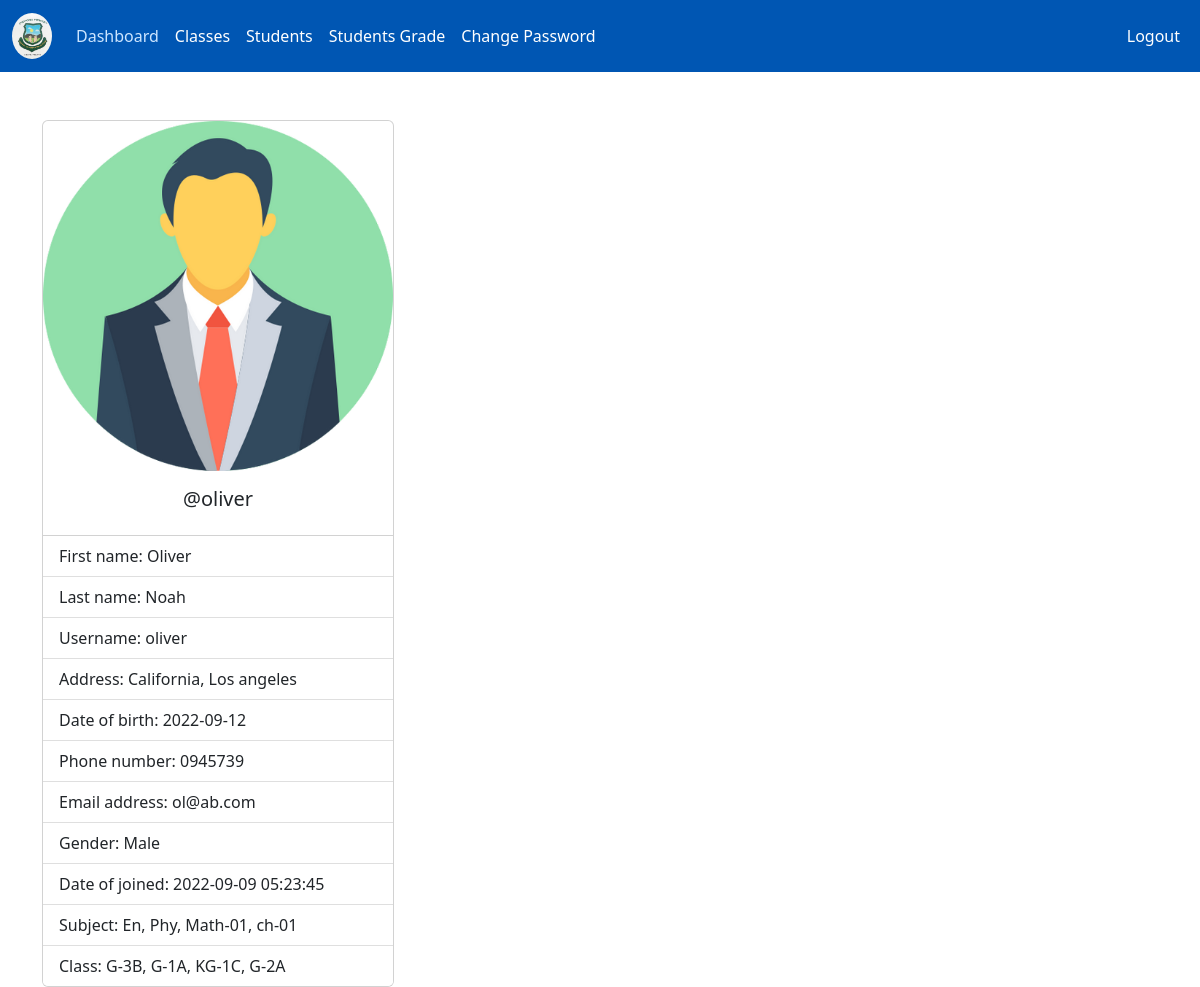
The app's page /Teacher/index.php with its own data.
### tables this page shows
CREATE TABLE `teachers` (
  `teacher_id` int(11) NOT NULL,
  `username` varchar(127) NOT NULL,
  `password` varchar(255) NOT NULL,
  `class` varchar(31) NOT NULL,
  `fname` varchar(127) NOT NULL,
  `lname` varchar(127) NOT NULL,
  `subjects` varchar(31) NOT NULL,
  `address` varchar(31) NOT NULL,
  `employee_number` int(11) NOT NULL,
  `date_of_birth` date DEFAULT NULL,
  `phone_number` varchar(31) NOT NULL,
  `qualification` varchar(127) NOT NULL,
  `gender` varchar(7) NOT NULL,
  `email_address` varchar(255) NOT NULL,
  `date_of_joined` datetime NOT NULL DEFAULT current_timestamp()
);

### Teacher/data/teacher.php (called while the page is built)
<?php
function getTeacherById($teacher_id, $conn){
   $sql = "SELECT * FROM teachers
           WHERE teacher_id=?";
   $stmt = $conn->prepare($sql);
   $stmt->execute([$teacher_id]);
   if ($stmt->rowCount() == 1) {
     $teacher = $stmt->fetch();
     return $teacher;
   }else {
    return 0;
   }
}

### Teacher/data/subject.php (called while the page is built, shortened)
<?php
function getSubjectById($subject_id, $conn){
   $sql = "SELECT * FROM subjects
           WHERE subject_id=?";
   $stmt = $conn->prepare($sql);
   $stmt->execute([$subject_id]);
   if ($stmt->rowCount() == 1) {
     $subject = $stmt->fetch();
     return $subject;
   }else {
   	return 0;
   }
}
 ?>

### Teacher/data/class.php (called while the page is built, shortened)
<?php
function getClassById($class_id, $conn){
   $sql = "SELECT * FROM class
           WHERE class_id=?";
   $stmt = $conn->prepare($sql);
   $stmt->execute([$class_id]);
   if ($stmt->rowCount() == 1) {
     $class = $stmt->fetch();
     return $class;
   }else {
    return 0;
   }
}

### Teacher/data/grade.php (called while the page is built, shortened)
<?php
function getGradeById($grade_id, $conn){
   $sql = "SELECT * FROM grades
           WHERE grade_id=?";
   $stmt = $conn->prepare($sql);
   $stmt->execute([$grade_id]);
   if ($stmt->rowCount() == 1) {
     $grade = $stmt->fetch();
     return $grade;
   }else {
    return 0;
   }
}

### Teacher/data/section.php (called while the page is built, shortened)
<?php
function getSectioById($section_id, $conn){
   $sql = "SELECT * FROM section
           WHERE section_id=?";
   $stmt = $conn->prepare($sql);
   $stmt->execute([$section_id]);
   if ($stmt->rowCount() == 1) {
     $section = $stmt->fetch();
     return $section;
   }else {
    return 0;
   }
}

### Teacher/index.php (the view, shortened to what this page needs)
<?php
if (isset($_SESSION['teacher_id']) && $_SESSION['role'] == 'Teacher') {
    include "../DB_connection.php";
    include "data/teacher.php";
    include "data/subject.php";
    include "data/grade.php";
    include "data/section.php";
    include "data/class.php";
    $teacher_id = $_SESSION['teacher_id'];
    $teacher = getTeacherById($teacher_id, $conn);
    if ($teacher != 0) {
?>
<!DOCTYPE html>
<html lang="en">
<head>
	<link rel="stylesheet" href="https://cdn.jsdelivr.net/npm/bootstrap@5.2.0/dist/css/bootstrap.min.css">
	<link rel="stylesheet" href="../css/style.css">
    <link rel="stylesheet" href="https://cdnjs.cloudflare.com/ajax/libs/font-awesome/4.7.0/css/font-awesome.min.css">
</head>
<body>
    <?php include "inc/navbar.php"; ?>
    <div class="container mt-5">
        <div class="card" style="width: 22rem;">
            <img src="../img/teacher-<?=$teacher['gender']?>.png" class="card-img-top" alt="Teacher Image">
            <div class="card-body">
                <h5 class="card-title text-center">@<?=$teacher['username']?></h5>
            </div>
            <ul class="list-group list-group-flush">
                <li class="list-group-item">First name: <?=$teacher['fname']?></li>
                <li class="list-group-item">Last name: <?=$teacher['lname']?></li>
                <li class="list-group-item">Username: <?=$teacher['username']?></li>
                <li class="list-group-item">Address: <?=$teacher['address']?></li>
                <li class="list-group-item">Date of birth: <?=$teacher['date_of_birth']?></li>
                <li class="list-group-item">Phone number: <?=$teacher['phone_number']?></li>
                <li class="list-group-item">Email address: <?=$teacher['email_address']?></li>
                <li class="list-group-item">Gender: <?=$teacher['gender']?></li>
                <li class="list-group-item">Date of joined: <?=$teacher['date_of_joined']?></li>
                <li class="list-group-item">Subject:
                    <?php
                    $s = '';
                    $subjects = str_split(trim($teacher['subjects']));
                    foreach ($subjects as $subject) {
                        $s_temp = getSubjectById($subject, $conn);
                        if ($s_temp != 0)
                            $s .= $s_temp['subject_code'] . ', ';
                    }
                    echo rtrim($s, ', ');
                    ?>
                </li>
                <li class="list-group-item">Class:
                    <?php
                    $c = '';
                    $classes = str_split(trim($teacher['class']));
                    foreach ($classes as $class_id) {
                        $class = getClassById($class_id, $conn);
                        $c_temp = getGradeById($class['grade'], $conn);
                        $section = getSectioById($class['section'], $conn);
                        if ($c_temp != 0)
                            $c .= $c_temp['grade_code'] . '-' . $c_temp['grade'] . $section['section'] . ', ';
                    }
                    echo rtrim($c, ', ');
                    ?>
                </li>
            </ul>
        </div>
    </div>
</body>
</html>
<?php
    } else {
        header("Location: logout.php?error=An error occurred");
        exit;
    }
} else {
    header("Location: ../login.php");
    exit;
}
?>

### records on screen
teachers: gender (picture), username "oliver", fname "Oliver", lname "Noah", address "California, Los angeles", date_of_birth "2022-09-12", phone_number "0945739", email_address "ol@ab.com", gender "Male", date_of_joined "2022-09-09 05:23:45"

### other values on screen
rtrim($s, ', ') "En, Phy, Math-01, ch-01"
rtrim($c, ', ') "G-3B, G-1A, KG-1C, G-2A"
